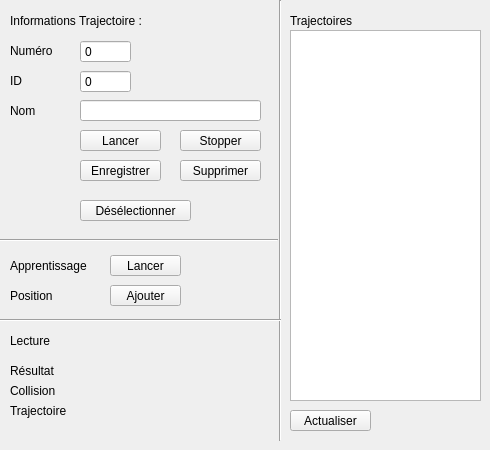
      <widget class="QWidget" name="trajectoires">
       <attribute name="title">
        <string>Trajectoires</string>
       </attribute>
       <widget class="QLabel" name="label_57">
        <property name="geometry">
         <rect>
          <x>290</x>
          <y>10</y>
          <width>101</width>
          <height>21</height>
         </rect>
        </property>
        <property name="locale">
         <locale language="French" country="France"/>
        </property>
        <property name="text">
         <string>Trajectoires</string>
        </property>
       </widget>
       <widget class="QPushButton" name="niryo_trajectoire_lancer">
        <property name="geometry">
         <rect>
          <x>80</x>
          <y>130</y>
          <width>81</width>
          <height>21</height>
         </rect>
        </property>
        <property name="text">
         <string>Lancer</string>
        </property>
       </widget>
       <widget class="QListWidget" name="niryo_trajectoires">
        <property name="geometry">
         <rect>
          <x>290</x>
          <y>30</y>
          <width>191</width>
          <height>371</height>
         </rect>
        </property>
       </widget>
       <widget class="Line" name="line_16">
        <property name="geometry">
         <rect>
          <x>270</x>
          <y>0</y>
          <width>20</width>
          <height>441</height>
         </rect>
        </property>
        <property name="orientation">
         <enum>Qt::Vertical</enum>
        </property>
       </widget>
       <widget class="QLabel" name="label_64">
        <property name="geometry">
         <rect>
          <x>10</x>
          <y>40</y>
          <width>101</width>
          <height>21</height>
         </rect>
        </property>
        <property name="locale">
         <locale language="French" country="France"/>
        </property>
        <property name="text">
         <string>Numéro</string>
        </property>
       </widget>
       <widget class="QSpinBox" name="niryo_trajectoire_numero">
        <property name="geometry">
         <rect>
          <x>80</x>
          <y>40</y>
          <width>51</width>
          <height>23</height>
         </rect>
        </property>
        <property name="focusPolicy">
         <enum>Qt::NoFocus</enum>
        </property>
        <property name="readOnly">
         <bool>true</bool>
        </property>
        <property name="buttonSymbols">
         <enum>QAbstractSpinBox::NoButtons</enum>
        </property>
        <property name="suffix">
         <string/>
        </property>
        <property name="minimum">
         <number>0</number>
        </property>
        <property name="maximum">
         <number>65535</number>
        </property>
        <property name="value">
         <number>0</number>
        </property>
       </widget>
       <widget class="Line" name="line_17">
        <property name="geometry">
         <rect>
          <x>-3</x>
          <y>230</y>
          <width>281</width>
          <height>20</height>
         </rect>
        </property>
        <property name="orientation">
         <enum>Qt::Horizontal</enum>
        </property>
       </widget>
       <widget class="QLabel" name="label_65">
        <property name="geometry">
         <rect>
          <x>10</x>
          <y>255</y>
          <width>101</width>
          <height>21</height>
         </rect>
        </property>
        <property name="locale">
         <locale language="French" country="France"/>
        </property>
        <property name="text">
         <string>Apprentissage</string>
        </property>
       </widget>
       <widget class="QPushButton" name="niryo_apprentissage_lancer">
        <property name="geometry">
         <rect>
          <x>110</x>
          <y>255</y>
          <width>71</width>
          <height>21</height>
         </rect>
        </property>
        <property name="text">
         <string>Lancer</string>
        </property>
       </widget>
       <widget class="QPushButton" name="niryo_apprentissage_drappeau">
        <property name="geometry">
         <rect>
          <x>110</x>
          <y>285</y>
          <width>71</width>
          <height>21</height>
         </rect>
        </property>
        <property name="text">
         <string>Ajouter</string>
        </property>
       </widget>
       <widget class="QLabel" name="label_66">
        <property name="geometry">
         <rect>
          <x>10</x>
          <y>70</y>
          <width>101</width>
          <height>21</height>
         </rect>
        </property>
        <property name="locale">
         <locale language="French" country="France"/>
        </property>
        <property name="text">
         <string>ID</string>
        </property>
       </widget>
       <widget class="QLabel" name="label_67">
        <property name="geometry">
         <rect>
          <x>10</x>
          <y>100</y>
          <width>101</width>
          <height>21</height>
         </rect>
        </property>
        <property name="locale">
         <locale language="French" country="France"/>
        </property>
        <property name="text">
         <string>Nom</string>
        </property>
       </widget>
       <widget class="QSpinBox" name="niryo_trajectoire_id">
        <property name="geometry">
         <rect>
          <x>80</x>
          <y>70</y>
          <width>51</width>
          <height>23</height>
         </rect>
        </property>
        <property name="focusPolicy">
         <enum>Qt::NoFocus</enum>
        </property>
        <property name="readOnly">
         <bool>true</bool>
        </property>
        <property name="buttonSymbols">
         <enum>QAbstractSpinBox::NoButtons</enum>
        </property>
       </widget>
       <widget class="QLineEdit" name="niryo_trajectoire_nom">
        <property name="geometry">
         <rect>
          <x>80</x>
          <y>100</y>
          <width>181</width>
          <height>21</height>
         </rect>
        </property>
        <property name="maxLength">
         <number>20</number>
        </property>
        <property name="clearButtonEnabled">
         <bool>false</bool>
        </property>
       </widget>
       <widget class="QPushButton" name="niryo_apprentissage_enregistrer">
        <property name="geometry">
         <rect>
          <x>80</x>
          <y>160</y>
          <width>81</width>
          <height>21</height>
         </rect>
        </property>
        <property name="text">
         <string>Enregistrer</string>
        </property>
       </widget>
       <widget class="QPushButton" name="niryo_apprentissage_supprimer">
        <property name="geometry">
         <rect>
          <x>180</x>
          <y>160</y>
          <width>81</width>
          <height>21</height>
         </rect>
        </property>
        <property name="text">
         <string>Supprimer</string>
        </property>
       </widget>
       <widget class="QLabel" name="label_68">
        <property name="geometry">
         <rect>
          <x>10</x>
          <y>10</y>
          <width>201</width>
          <height>21</height>
         </rect>
        </property>
        <property name="locale">
         <locale language="French" country="France"/>
        </property>
        <property name="text">
         <string>Informations Trajectoire :</string>
        </property>
       </widget>
       <widget class="QLabel" name="label_69">
        <property name="geometry">
         <rect>
          <x>10</x>
          <y>285</y>
          <width>101</width>
          <height>21</height>
         </rect>
        </property>
        <property name="locale">
         <locale language="French" country="France"/>
        </property>
        <property name="text">
         <string>Position</string>
        </property>
       </widget>
       <widget class="QPushButton" name="niryo_trajectoire_actualiser">
        <property name="geometry">
         <rect>
          <x>290</x>
          <y>410</y>
          <width>81</width>
          <height>21</height>
         </rect>
        </property>
        <property name="text">
         <string>Actualiser</string>
        </property>
       </widget>
       <widget class="Line" name="line_24">
        <property name="geometry">
         <rect>
          <x>0</x>
          <y>310</y>
          <width>281</width>
          <height>20</height>
         </rect>
        </property>
        <property name="orientation">
         <enum>Qt::Horizontal</enum>
        </property>
       </widget>
       <widget class="QLabel" name="label_92">
        <property name="geometry">
         <rect>
          <x>10</x>
          <y>360</y>
          <width>91</width>
          <height>21</height>
         </rect>
        </property>
        <property name="locale">
         <locale language="French" country="France"/>
        </property>
        <property name="text">
         <string>Résultat</string>
        </property>
       </widget>
       <widget class="QLabel" name="niryo_trajectoire_resultat">
        <property name="geometry">
         <rect>
          <x>110</x>
          <y>360</y>
          <width>151</width>
          <height>21</height>
         </rect>
        </property>
        <property name="text">
         <string>&lt;no result&gt;</string>
        </property>
       </widget>
       <widget class="QLabel" name="label_96">
        <property name="geometry">
         <rect>
          <x>10</x>
          <y>380</y>
          <width>91</width>
          <height>21</height>
         </rect>
        </property>
        <property name="locale">
         <locale language="French" country="France"/>
        </property>
        <property name="text">
         <string>Collision</string>
        </property>
       </widget>
       <widget class="QLabel" name="niryo_trajectoire_collisions">
        <property name="geometry">
         <rect>
          <x>110</x>
          <y>380</y>
          <width>151</width>
          <height>21</height>
         </rect>
        </property>
        <property name="text">
         <string>&lt;ok&gt;</string>
        </property>
       </widget>
       <widget class="QLabel" name="label_97">
        <property name="geometry">
         <rect>
          <x>10</x>
          <y>400</y>
          <width>91</width>
          <height>21</height>
         </rect>
        </property>
        <property name="locale">
         <locale language="French" country="France"/>
        </property>
        <property name="text">
         <string>Trajectoire</string>
        </property>
       </widget>
       <widget class="QLabel" name="niryo_trajectoire_encours">
        <property name="geometry">
         <rect>
          <x>110</x>
          <y>400</y>
          <width>151</width>
          <height>21</height>
         </rect>
        </property>
        <property name="text">
         <string>&lt;running&gt;</string>
        </property>
       </widget>
       <widget class="QPushButton" name="niryo_trajectoire_unselect">
        <property name="geometry">
         <rect>
          <x>80</x>
          <y>200</y>
          <width>111</width>
          <height>21</height>
         </rect>
        </property>
        <property name="text">
         <string>Désélectionner</string>
        </property>
       </widget>
       <widget class="QPushButton" name="niryo_trajectoire_stopper">
        <property name="geometry">
         <rect>
          <x>180</x>
          <y>130</y>
          <width>81</width>
          <height>21</height>
         </rect>
        </property>
        <property name="text">
         <string>Stopper</string>
        </property>
       </widget>
       <widget class="QLabel" name="label_93">
        <property name="geometry">
         <rect>
          <x>10</x>
          <y>330</y>
          <width>91</width>
          <height>21</height>
         </rect>
        </property>
        <property name="locale">
         <locale language="French" country="France"/>
        </property>
        <property name="text">
         <string>Lecture</string>
        </property>
       </widget>
       <widget class="QLabel" name="niryo_status_lecture_trj">
        <property name="geometry">
         <rect>
          <x>110</x>
          <y>330</y>
          <width>151</width>
          <height>21</height>
         </rect>
        </property>
        <property name="text">
         <string>&lt;no result&gt;</string>
        </property>
       </widget>
      </widget>
